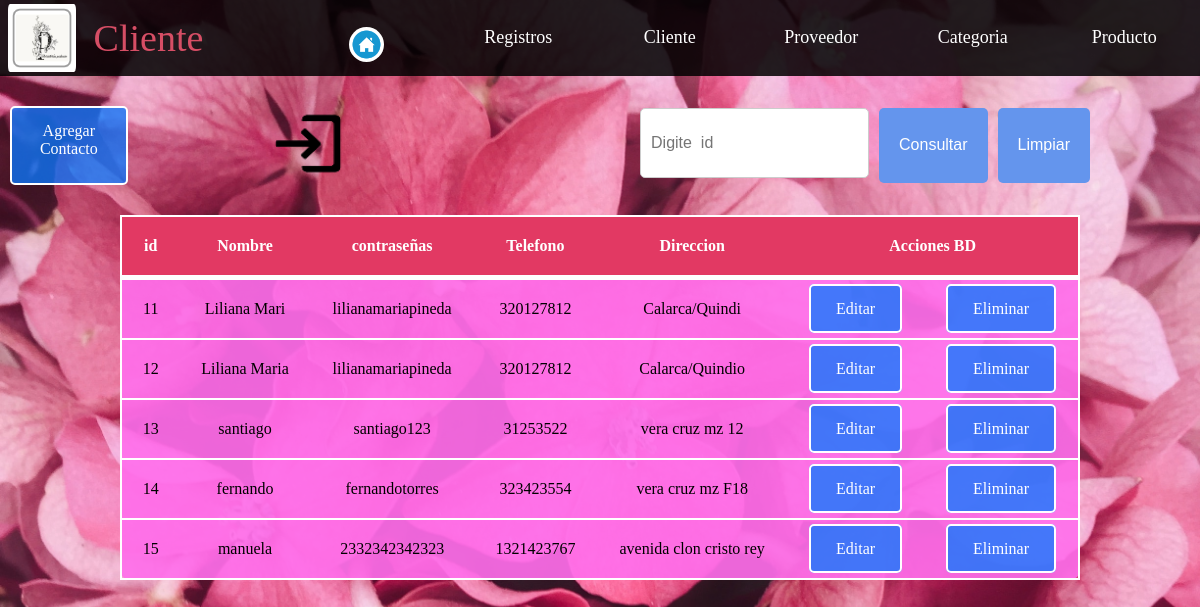
The app's page /usuariocrud.php (signed in) with its own data.
### tables this page shows
CREATE TABLE `cliente` (
  `id_cliente` int(15) NOT NULL,
  `nom_cliente` varchar(20) NOT NULL,
  `contra_cliente` varchar(20) NOT NULL,
  `tel_cliente` bigint(13) NOT NULL,
  `dir_cliente` varchar(30) NOT NULL
);

### usuariocrud.php (the view, shortened to what this page needs)
<!DOCTYPE html>
<html lang="es">
<head>
    <link rel="stylesheet" href="./css/estilyooo.css">
    <link rel="stylesheet" href="./css/estilocrud2.css">
</head>
<body id="conatiner-nosotros">
<header>
        <nav class="menuprincipal">
            <ul class="menu">
                <div id="position-logo"> <img src="imagenes/logo.jpeg" alt=""><h2> Cliente</div>
                <li><a href="view/inicio.php"><img src="imagenes/house.png" alt=""></a></li>
                <li><a href="iniciocrud.php">Registros</a></li>
                <li><a href="usuariocrud.php">Cliente</a></li>
                <li><a href="proveedor.php">Proveedor</a></li>
                <li><a href="categoria.php">Categoria</a></li>
                <li><a href="producto.php">Producto</a></li>
            </ul>
        </nav>
    </header>
         <div id="buscardor">
                <a href="crud-cliente/formulario-agregar-contacto.php" class="dir-a">Agregar Contacto</a>
                <div class="salida">
     <a href="./cerrarsesion.php"><img src="./imagenes/salida.png" alt="" height="75" width="80"></a>
    </div>
                <div id="buscador">
                        <form action="crud-cliente/consultar-contacto.php" method="POST" class="search-container">
                        <input type="text" class="search-input"  name="id_cliente" placeholder="Digite  id">
                        <button type="submit" class="button0" value="Consultar">Consultar </button>
                        <button type="reset" class="button0" value="Limpiar">Limpiar    </button>
                        </form>
                </div>
        </div>
    <table>
             <thead>
                      <tr>
                             <th>id</th>
                             <th>Nombre</th>
                              <th>contraseñas</th>
                             <th>Telefono</th>
                             <th>Direccion</th>
                             <th colspan="2">Acciones BD</th>
                      </tr>
             </thead>
 </body>
</html>
<?php
    $connect=conexion();
    $sql= "SELECT* FROM cliente";
    $resultado=mysqli_query($connect,$sql);
?>
<tbody>
    <?php
    $filas=mysqli_fetch_assoc($resultado);
    ?>
    <tr>
        <td><?php echo $filas ['id_cliente'] ?> </td>
        <td><?php echo $filas ['nom_cliente'] ?> </td>
        <td><?php echo $filas ['contra_cliente'] ?> </td>
        <td><?php echo $filas ['tel_cliente'] ?> </td>
        <td><?php echo $filas ['dir_cliente'] ?> </td>
        <td> <a href="crud-cliente/actualizar-contacto.php?id_cliente=<?php echo $filas['id_cliente']?>"class="dir-a">Editar</a></td>
        <td> <a href="crud-cliente/delete-contacto.php?id_cliente=<?php echo $filas['id_cliente']?>"class="dir-a"> Eliminar</a></td>
    </tr>
</tbody>
<tbody>
    <?php
    while($filas=mysqli_fetch_assoc($resultado)){
    ?>
    <tr>
    <td><?php echo $filas ['id_cliente'] ?> </td>
        <td><?php echo $filas ['nom_cliente'] ?> </td>
        <td><?php echo $filas ['contra_cliente'] ?> </td>
        <td><?php echo $filas ['tel_cliente'] ?> </td>
        <td><?php echo $filas ['dir_cliente'] ?> </td>
        <td> <a href="crud-cliente/actualizar-contacto.php?id_cliente=<?php echo $filas['id_cliente']?>"class="dir-a">Editar</a></td>
        <td> <a href="crud-cliente/delete-contacto.php?id_cliente=<?php echo $filas['id_cliente']?>"class="dir-a"> Eliminar</a></td>
    </tr>
        <?php
    }
        ?>
</tbody>
<!DOCTYPE html>
<html lang="es">
<head>
    <link rel="stylesheet" href="css/estilo-crud2.css">
</head>
<body>
</body>
</html>

### css/estilyooo.css (style rules this page uses)
* { margin: 0; padding: 0; box-sizing: border-box; }
header { width: 100%; height: 2cm; background: rgba(0, 0, 0, 0.625); z-index: 100; position: sticky; top: 0; }
.menuprincipal { display: flex; width: 100%; height: 2cm; background: rgba(0, 0, 0, 0.625); }
.menu { height: 2cm; display:flex; width: 100%; justify-content: space-between; }
.menu #position-logo { height: 2cm; display:flex; width: 100%; margin-right: 0cm; }
.menu #position-logo h2 { font-size:38px; color:#d64e65 ; font-weight: 100; padding: 1rem 10px; overflow: hidden; width: 100%; display: flex; }
.menu #position-logo img { padding: 4px 8px; border-radius: 10px; }
.menu li { list-style: none; height: 100%; width: 50%; padding: 1.7rem 4px; text-align: center; }
.menu li a { text-decoration: none; color: white; font-size: 18px; height: 100%; width: 100%; overflow: hidden; text-align: center; }
.menu li a img { color: white; height: 35px; overflow: hidden; text-align: center; background-color:white ; border-radius: 50%; }
.salida { width: 60%; display: flex; justify-content: center; }
#buscardor { display: flex; justify-content: space-evenly; }

### css/estilocrud2.css (style rules this page uses)
* { box-sizing: border-box; margin: 0; padding: 0; }
#conatiner-nosotros { width: 100%; height: auto; display: grid; background-image: url(../imagenes/fondo4.jpg); background-repeat: no-repeat; background-size: cover; }
table { background-color: #ff6eece8; text-align: center; width:80%; border-collapse: collapse; margin:auto ; border: 2px solid white; border-radius: 10px; }
th, td { padding:20px; border-bottom: 2px solid white; }
thead { background-color: #e23963; border-bottom:solid 5px #fefefe; color: white; }
.dir-a:link, .dir-a:visited { background-color: #0a78ffc2; color: white; padding: 14px 25px; text-align: center; text-decoration: none; border: 2px solid white; border-radius: 5px; }
.search-container { text-align: center; display: inline-flex; }
.search-input { padding: 10px; width: 400px; border: 2px solid #ccc; border-radius: 5px; font-size: 17px; outline: none; }
.button0 { padding: 10px 20px; background-color:cornflowerblue; color: #fff; border: none; border-radius: 5px; cursor: pointer; font-size: 16px; margin-left: 10px; }
#buscador { display: flex; justify-content: right; margin: 2px auto; width: 100%; }
#buscardor { display: flex; width: 90%; margin: 30px 10px; }
input[type="text"], input[type="email"], input[type="number"], input[type="date"], input[type="password"] { width: 100%; padding: 10px; margin-bottom: 5px; border: 1px solid #ccc; border-radius: 5px; font-size: 16px; }

### css/estilo-crud2.css (style rules this page uses)
* { box-sizing: border-box; margin: 0; padding: 0; }
#conatiner-nosotros { width: 100%; height: auto; display: grid; background-image: url(../imagenes/fondo4.jpg); background-repeat: no-repeat; background-size: cover; }
table { background-color: #ff6eece8; text-align: center; width:80%; border-collapse: collapse; margin:auto ; border: 2px solid white; border-radius: 10px; }
th, td { padding:20px; border-bottom: 2px solid white; }
thead { background-color: #e23963; border-bottom:solid 5px #fefefe; color: white; }
.dir-a:link, .dir-a:visited { background-color: #0a78ffc2; color: white; padding: 14px 25px; text-align: center; text-decoration: none; border: 2px solid white; border-radius: 5px; }
.search-container { text-align: center; display: inline-flex; }
.search-input { padding: 10px; width: 400px; border: 2px solid #ccc; border-radius: 5px; font-size: 17px; outline: none; }
.button0 { padding: 10px 20px; background-color:cornflowerblue; color: #fff; border: none; border-radius: 5px; cursor: pointer; font-size: 16px; margin-left: 10px; }
#buscador { display: flex; justify-content: right; margin: 2px auto; width: 100%; }
#buscardor { display: flex; width: 90%; margin: 30px 10px; }
input[type="text"], input[type="email"], input[type="number"], input[type="date"], input[type="password"] { width: 100%; padding: 10px; margin-bottom: 5px; border: 1px solid #ccc; border-radius: 5px; font-size: 16px; }

### records on screen
cliente: id_cliente "11", nom_cliente "Liliana Mari", contra_cliente "lilianamariapineda", tel_cliente "320127812", dir_cliente "Calarca/Quindi"
cliente: id_cliente "12", nom_cliente "Liliana Maria", contra_cliente "lilianamariapineda", tel_cliente "320127812", dir_cliente "Calarca/Quindio"
cliente: id_cliente "13", nom_cliente "santiago", contra_cliente "santiago123", tel_cliente "31253522", dir_cliente "vera cruz mz 12"
cliente: id_cliente "14", nom_cliente "fernando", contra_cliente "fernandotorres", tel_cliente "323423554", dir_cliente "vera cruz mz F18"
cliente: id_cliente "15", nom_cliente "manuela", contra_cliente "2332342342323", tel_cliente "1321423767", dir_cliente "avenida clon cristo rey"
